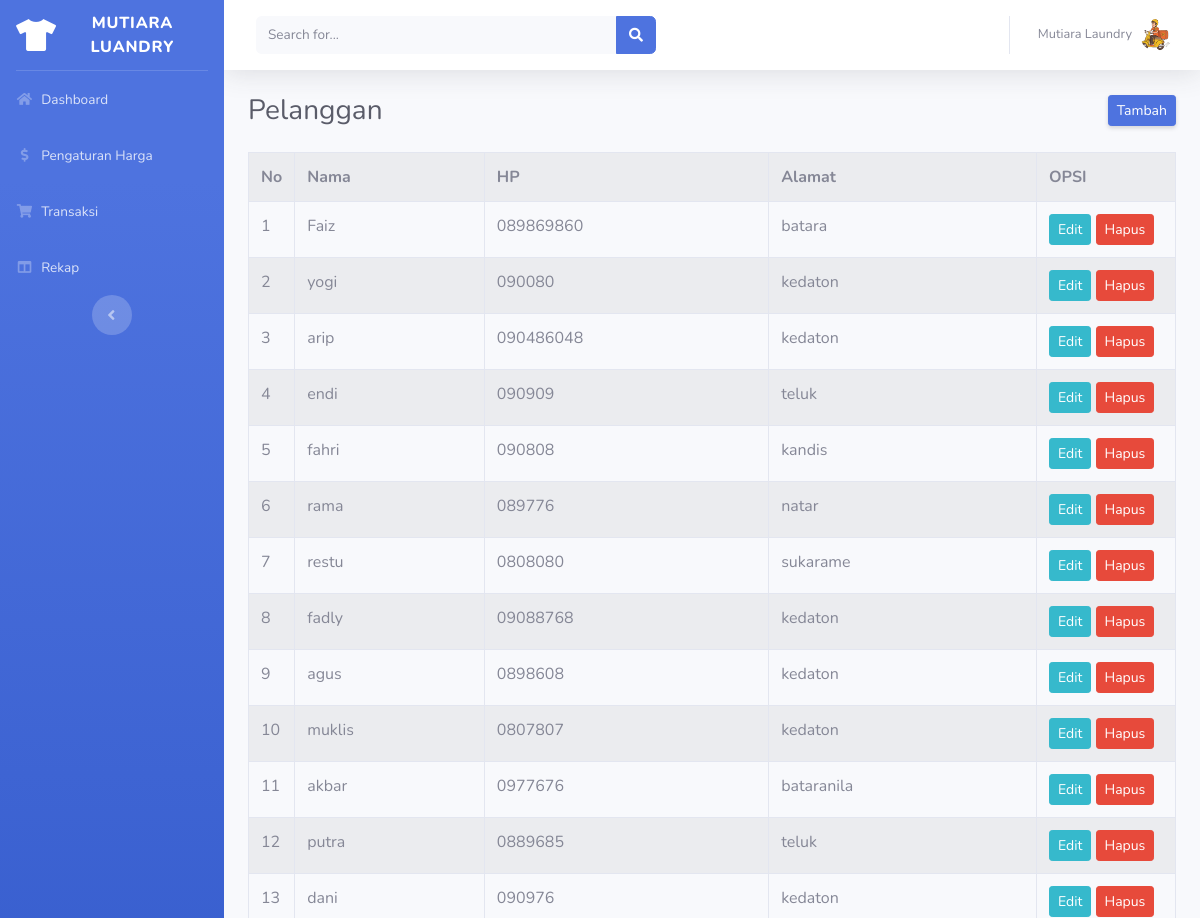
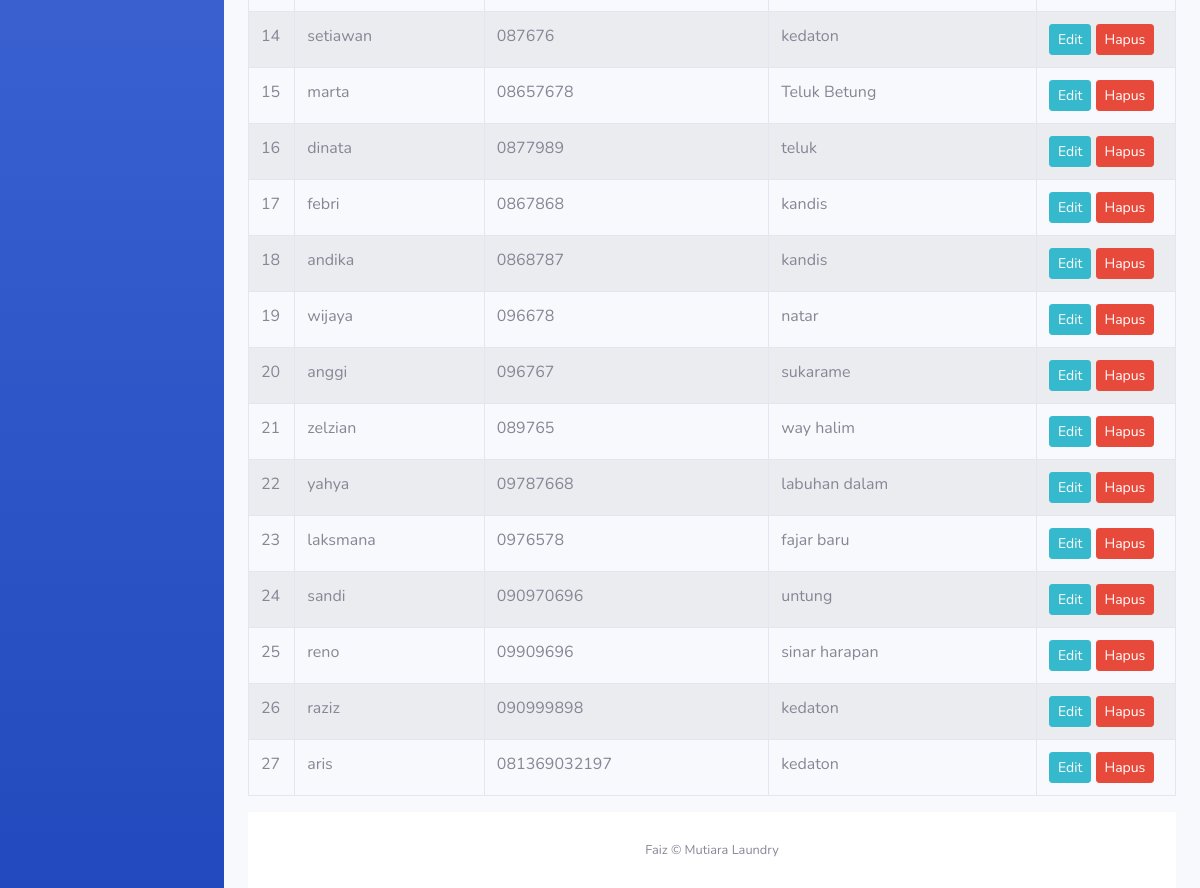
The page /dashboard/pelanggan.php (signed in) on the database its author committed (2 pictures, top to bottom).
### tables this page shows
CREATE TABLE `pelanggan` (
  `pelanggan_id` int(11) NOT NULL,
  `pelanggan_nama` varchar(255) NOT NULL,
  `pelanggan_hp` varchar(20) NOT NULL,
  `pelanggan_alamat` text NOT NULL
);

### dashboard/pelanggan.php (the view)
<?php include 'header.php'; ?>
<div class="d-sm-flex align-items-center justify-content-between mb-4">
    <h1 class="h3 mb-0 text-gray-800">Pelanggan</h1>
    <a href="pelanggan_tambah.php" class="d-none d-sm-inline-block btn btn-sm btn-primary shadow-sm">Tambah</a>
</div>
    <div class="panel">
        <div class="panel-body">
            <div class="table-responsive">
            <table class="table table-bordered table-striped">
                <tr>
                    <th width="1%">No</th>
                    <th>Nama</th>
                    <th>HP</th>
                    <th>Alamat</th>
                    <th width="15%">OPSI</th>
                </tr>
                <?php
                include '../koneksi.php';
                $data = mysqli_query($koneksi,"select * from pelanggan");
                $no = 1;
                while($d=mysqli_fetch_array($data)){
                    ?>
                    <tr>
                        <td><?php echo $no++; ?></td>
                        <td><?php echo $d['pelanggan_nama']; ?></td>
                        <td><?php echo $d['pelanggan_hp']; ?></td>
                        <td><?php echo $d['pelanggan_alamat']; ?></td>
                        <td>
                            <a href="pelanggan_edit.php?id=<?php echo $d['pelanggan_id']; ?>" class="btn btn-sm btn-info">Edit</a>
                            <a href="pelanggan_hapus.php?id=<?php echo $d['pelanggan_id']; ?>" class="btn btn-sm btn-danger">Hapus</a>
                        </td>
                    </tr>
                    <?php
                }
                ?>
            </table>
          </div>
        </div>
    </div>
<?php include 'footer.php'; ?>

### dashboard/header.php (shortened to what this page needs)
<!DOCTYPE html>
<html lang="en">
<head>
    <link href="vendor/fontawesome-free/css/all.min.css" rel="stylesheet" type="text/css">
    <link href="css/sb-admin-2.min.css" rel="stylesheet">
    <link rel="stylesheet" href="vendor/datatables/dataTables.bootstrap4.min.css">
</head>
<body id="page-top">
    <div id="wrapper">
        <ul class="navbar-nav bg-gradient-primary sidebar sidebar-dark accordion" id="accordionSidebar">
            <a class="sidebar-brand d-flex align-items-center justify-content-center" href="index.html">
                <i class="fas fa-tshirt fa-2x"></i>
                <div class="sidebar-brand-text mx-3">Mutiara Luandry</div>
            </a>
            <hr class="sidebar-divider my-0">
            <li class="nav-item">
                <a class="nav-link" href="pelanggan.php">
                    <i class="fas fa-fw fa-home"></i>
                    <span>Dashboard</span>
                </a>
            </li>
            <li class="nav-item">
                <a class="nav-link" href="harga.php">
                    <i class="fas fa-fw fa-dollar-sign"></i>
                    <span>Pengaturan Harga</span>
                </a>
            </li>
            <li class="nav-item">
                <a class="nav-link" href="transaksi.php">
                    <i class="fas fa-fw fa-shopping-cart"></i>
                    <span>Transaksi</span>
                </a>
            </li>
            <li class="nav-item">
                <a class="nav-link" href="rekap.php">
                    <i class="fas fa-fw fa-columns"></i>
                    <span>Rekap</span>
                </a>
            </li>
            <div class="text-center d-none d-md-inline">
                <button class="rounded-circle border-0" id="sidebarToggle"></button>
            </div>
        </ul>
        <div id="content-wrapper" class="d-flex flex-column">
            <div id="content">
                <nav class="navbar navbar-expand navbar-light bg-white topbar mb-4 static-top shadow">
                    <form
                        class="d-none d-sm-inline-block form-inline mr-auto ml-md-3 my-2 my-md-0 mw-100 navbar-search">
                        <div class="input-group">
                            <input type="text" class="form-control bg-light border-0 small" placeholder="Search for..."
                                aria-label="Search" aria-describedby="basic-addon2">
                            <div class="input-group-append">
                                <button class="btn btn-primary" type="button">
                                    <i class="fas fa-search fa-sm"></i>
                                </button>
                            </div>
                        </div>
                    </form>
                    <ul class="navbar-nav ml-auto">
                        <li class="nav-item dropdown no-arrow">
                            <a class="nav-link dropdown-toggle" href="#" id="userDropdown" role="button"
                                data-toggle="dropdown" aria-haspopup="true" aria-expanded="false">
                                <span class="mr-2 d-none d-lg-inline text-gray-600 small">Mutiara Laundry</span>
                                <img class="img-profile rounded-circle"
                                    src="../kurir.png">
                            </a>
                        </li>
                    </ul>
                </nav>
                <div class="container-fluid">

### dashboard/footer.php (shortened to what this page needs)
<footer class="sticky-footer bg-white">
    <div class="container my-auto">
        <div class="copyright text-center my-auto">
            <span>Faiz &copy; Mutiara Laundry </span>
        </div>
    </div>
</footer>
</div>
</div>
</body>
</html>

### rows shown on the page
pelanggan: pelanggan_nama "Faiz", pelanggan_hp "089869860", pelanggan_alamat "batara"
pelanggan: pelanggan_nama "yogi", pelanggan_hp "090080", pelanggan_alamat "kedaton"
pelanggan: pelanggan_nama "arip", pelanggan_hp "090486048", pelanggan_alamat "kedaton"
pelanggan: pelanggan_nama "endi", pelanggan_hp "090909", pelanggan_alamat "teluk"
pelanggan: pelanggan_nama "fahri", pelanggan_hp "090808", pelanggan_alamat "kandis"
pelanggan: pelanggan_nama "rama", pelanggan_hp "089776", pelanggan_alamat "natar"
pelanggan: pelanggan_nama "restu", pelanggan_hp "0808080", pelanggan_alamat "sukarame"
pelanggan: pelanggan_nama "fadly", pelanggan_hp "09088768", pelanggan_alamat "kedaton"
pelanggan: pelanggan_nama "agus", pelanggan_hp "0898608", pelanggan_alamat "kedaton"
pelanggan: pelanggan_nama "muklis", pelanggan_hp "0807807", pelanggan_alamat "kedaton"
pelanggan: pelanggan_nama "akbar", pelanggan_hp "0977676", pelanggan_alamat "bataranila"
pelanggan: pelanggan_nama "putra", pelanggan_hp "0889685", pelanggan_alamat "teluk"
pelanggan: pelanggan_nama "dani", pelanggan_hp "090976", pelanggan_alamat "kedaton"
pelanggan: pelanggan_nama "setiawan", pelanggan_hp "087676", pelanggan_alamat "kedaton"
pelanggan: pelanggan_nama "marta", pelanggan_hp "08657678", pelanggan_alamat "Teluk Betung"
pelanggan: pelanggan_nama "dinata", pelanggan_hp "0877989", pelanggan_alamat "teluk"
pelanggan: pelanggan_nama "febri", pelanggan_hp "0867868", pelanggan_alamat "kandis"
pelanggan: pelanggan_nama "andika", pelanggan_hp "0868787", pelanggan_alamat "kandis"
pelanggan: pelanggan_nama "wijaya", pelanggan_hp "096678", pelanggan_alamat "natar"
pelanggan: pelanggan_nama "anggi", pelanggan_hp "096767", pelanggan_alamat "sukarame"
pelanggan: pelanggan_nama "zelzian", pelanggan_hp "089765", pelanggan_alamat "way halim"
pelanggan: pelanggan_nama "yahya", pelanggan_hp "09787668", pelanggan_alamat "labuhan dalam"
pelanggan: pelanggan_nama "laksmana", pelanggan_hp "0976578", pelanggan_alamat "fajar baru"
pelanggan: pelanggan_nama "sandi", pelanggan_hp "090970696", pelanggan_alamat "untung"
pelanggan: pelanggan_nama "reno", pelanggan_hp "09909696", pelanggan_alamat "sinar harapan"
pelanggan: pelanggan_nama "raziz", pelanggan_hp "090999898", pelanggan_alamat "kedaton"
pelanggan: pelanggan_nama "aris", pelanggan_hp "081369032197", pelanggan_alamat "kedaton"
